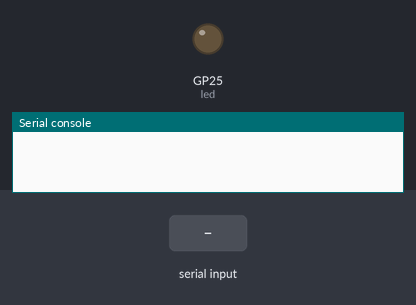
The program below on a simulated Raspberry Pi Pico running MicroPython. On the bench: output pins drawn as LEDs (lit = HIGH), the last lines printed to the serial console. Dashed ring = blinking. The inputs (shaded band) are chosen by the test bench. Random numbers come from a fixed seed.

Above: at 1.2 s.
1.3 s: "1" typed at the serial console, then Enter
At 1.4 s:
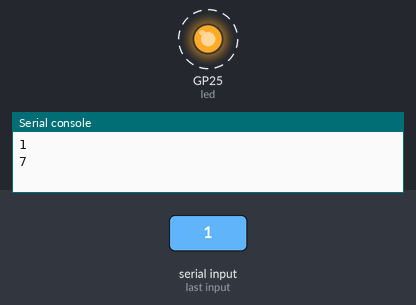
Timing chart, 0 to 5.4 s (numbered marks = the images above; inputs shaded):
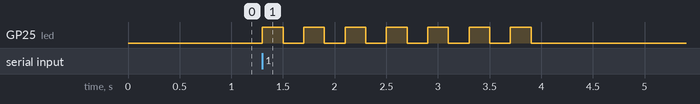

Measured:
- after the input at 1.3 s, GP25 (led): alternates HIGH for 0.20 s and LOW for 0.20 s, 14 changes in all, then stays LOW, starting at once

The program:

04_05_dado_varios.py
```python
from machine import Pin
from utime import sleep
from random import randint

led = Pin('LED', Pin.OUT)

def lanza_dado(num_dados=1):
    total = 0
    for x in range(num_dados):
        total += randint(1, 6)
    return total

def parpadeo(veces, espera):
    for x in range(veces):
        led.on()
        sleep(espera)
        led.off()
        sleep(espera)

while True:
    input()
    tirada_dado = lanza_dado(num_dados=2)
    print(tirada_dado)
    parpadeo(tirada_dado, 0.2)
```
